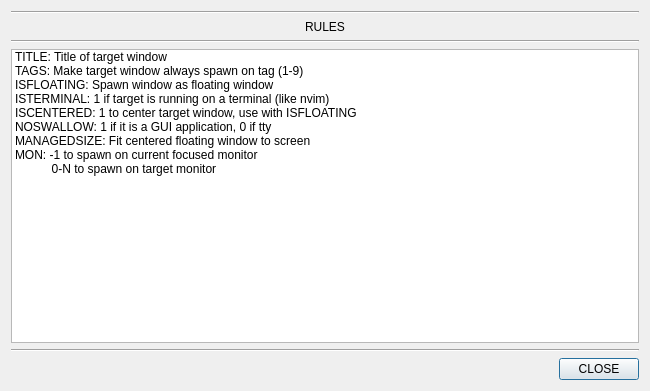
<?xml version="1.0" encoding="UTF-8"?>
<ui version="4.0">
 <class>Dialog</class>
 <widget class="QDialog" name="Dialog">
  <property name="geometry">
   <rect>
    <x>0</x>
    <y>0</y>
    <width>650</width>
    <height>391</height>
   </rect>
  </property>
  <property name="windowTitle">
   <string>Dialog</string>
  </property>
  <layout class="QGridLayout" name="gridLayout">
   <item row="0" column="0">
    <layout class="QGridLayout" name="gridLayout_2">
     <item row="0" column="0">
      <layout class="QHBoxLayout" name="horizontalLayout_3"/>
     </item>
     <item row="6" column="0" alignment="Qt::AlignRight|Qt::AlignBottom">
      <widget class="QPushButton" name="pb_close">
       <property name="text">
        <string>CLOSE</string>
       </property>
      </widget>
     </item>
     <item row="1" column="0">
      <widget class="Line" name="line">
       <property name="orientation">
        <enum>Qt::Horizontal</enum>
       </property>
      </widget>
     </item>
     <item row="4" column="0">
      <widget class="QListWidget" name="listWidget">
       <item>
        <property name="text">
         <string>TITLE: Title of target window</string>
        </property>
       </item>
       <item>
        <property name="text">
         <string>TAGS: Make target window always spawn on tag (1-9)</string>
        </property>
       </item>
       <item>
        <property name="text">
         <string>ISFLOATING: Spawn window as floating window</string>
        </property>
       </item>
       <item>
        <property name="text">
         <string>ISTERMINAL: 1 if target is running on a terminal (like nvim)</string>
        </property>
       </item>
       <item>
        <property name="text">
         <string>ISCENTERED: 1 to center target window, use with ISFLOATING</string>
        </property>
       </item>
       <item>
        <property name="text">
         <string>NOSWALLOW: 1 if it is a GUI application, 0 if tty</string>
        </property>
       </item>
       <item>
        <property name="text">
         <string>MANAGEDSIZE: Fit centered floating window to screen</string>
        </property>
       </item>
       <item>
        <property name="text">
         <string>MON: -1 to spawn on current focused monitor </string>
        </property>
       </item>
       <item>
        <property name="text">
         <string>           0-N to spawn on target monitor</string>
        </property>
       </item>
      </widget>
     </item>
     <item row="2" column="0" alignment="Qt::AlignHCenter">
      <widget class="QLabel" name="label_2">
       <property name="text">
        <string>RULES</string>
       </property>
      </widget>
     </item>
     <item row="5" column="0">
      <widget class="Line" name="line_5">
       <property name="orientation">
        <enum>Qt::Horizontal</enum>
       </property>
      </widget>
     </item>
     <item row="3" column="0">
      <widget class="Line" name="line_2">
       <property name="orientation">
        <enum>Qt::Horizontal</enum>
       </property>
      </widget>
     </item>
    </layout>
   </item>
  </layout>
 </widget>
 <resources/>
 <connections/>
</ui>
